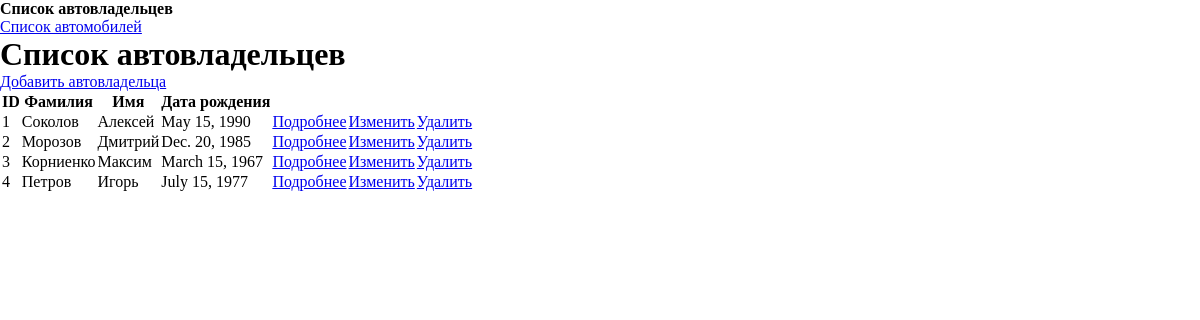
/owner/list/, run on an earlier commit of the app's database.
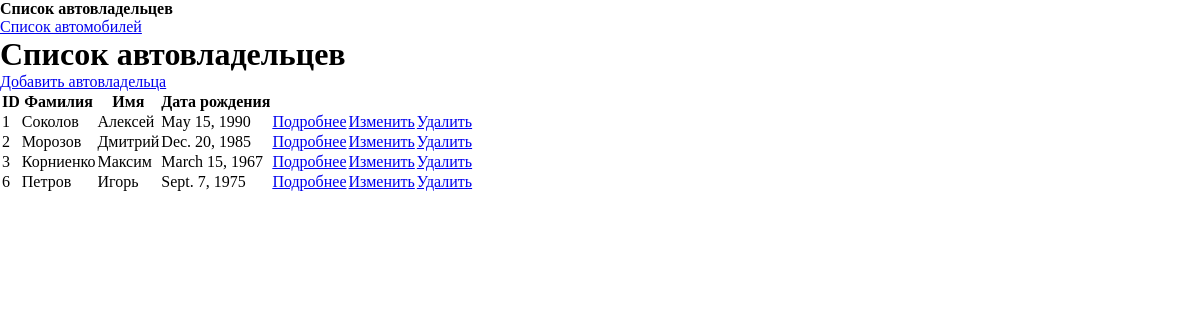
And on a later commit of the database.
### project_first_app/models.py (models this page shows, shortened)
class Owner(models.Model):
    id_owner = models.AutoField(primary_key=True)
    first_name = models.CharField(max_length=30)
    last_name = models.CharField(max_length=30)
    birth_date = models.DateField(null=True, blank=True)
    cars = models.ManyToManyField('Car', through='Ownership')

### project_first_app/views.py (the view)
# urls.py: path('owner/list/', views.owners_list, name='owners_list'),
def owners_list(request):
    owners = Owner.objects.all()
    return render(request, 'owners/owners_list.html', {'owners': owners})

### templates/owners/owners_list.html (shortened to what this page needs)
{% load static %}
<!DOCTYPE html>
<html lang="ru">
<head>
    <link rel="stylesheet" href="{% static 'css/styles.css'%}" type="text/css">
</head>
<body>
    <div>
        <p><strong>Список автовладельцев</strong></p>
        <a href="{% url 'cars_list' %}">Список автомобилей</a>
    </div>
    <h1>Список автовладельцев</h1>
    <a href="{% url 'create_owner' %}">Добавить автовладельца</a>
    {% if owners %}
        <table>
            <thead>
                <tr>
                    <th>ID</th>
                    <th>Фамилия</th>
                    <th>Имя</th>
                    <th>Дата рождения</th>
                    <th></th>
                    <th></th>
                    <th></th>
                </tr>
            </thead>
            <tbody>
                {% for owner in owners %}
                <tr>
                    <td>{{ owner.id_owner }}</td>
                    <td>{{ owner.last_name }}</td>
                    <td>{{ owner.first_name }}</td>
                    <td>{{ owner.birth_date|default:"Не указана" }}</td>
                    <td>
                        <a href="{% url 'owner_detail' owner.id_owner %}">
                            Подробнее
                        </a>
                    </td>
                    <td>
                        <a href="{% url 'edit_owner' owner.id_owner %}">
                            Изменить
                        </a>
                    </td>
                    <td>
                        <a href="{% url 'delete_owner' owner.id_owner %}">
                            Удалить
                        </a>
                    </td>
                </tr>
                {% endfor %}
            </tbody>
        </table>
    {% else %}
        <p>Автовладельцы не найдены.</p>
    {% endif %}
</body>
</html>

### static/css/styles.css (style rules this page uses)
* { margin: 0; padding: 0; box-sizing: border-box; }

What changed in the data, as far as the page shows it:
removed Owner: id_owner "4", last_name "Петров", first_name "Игорь", birth_date "July 15, 1977"
added Owner: id_owner "6", last_name "Петров", first_name "Игорь", birth_date "Sept. 7, 1975"
